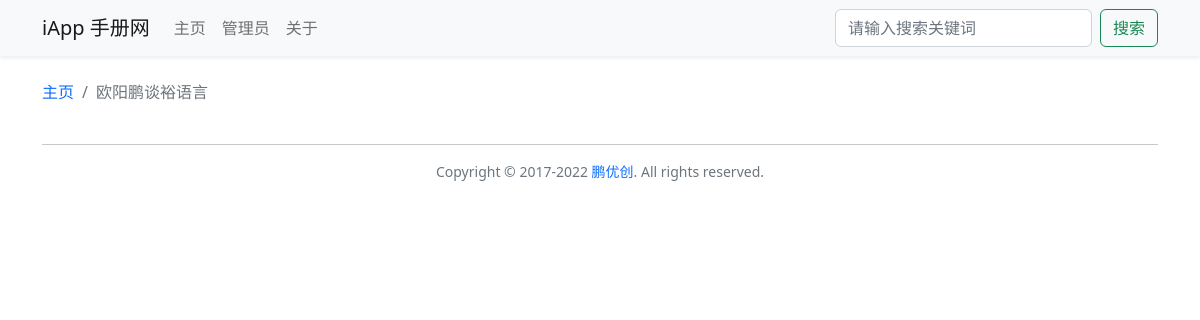
Page /book_58.html on the earlier database version.
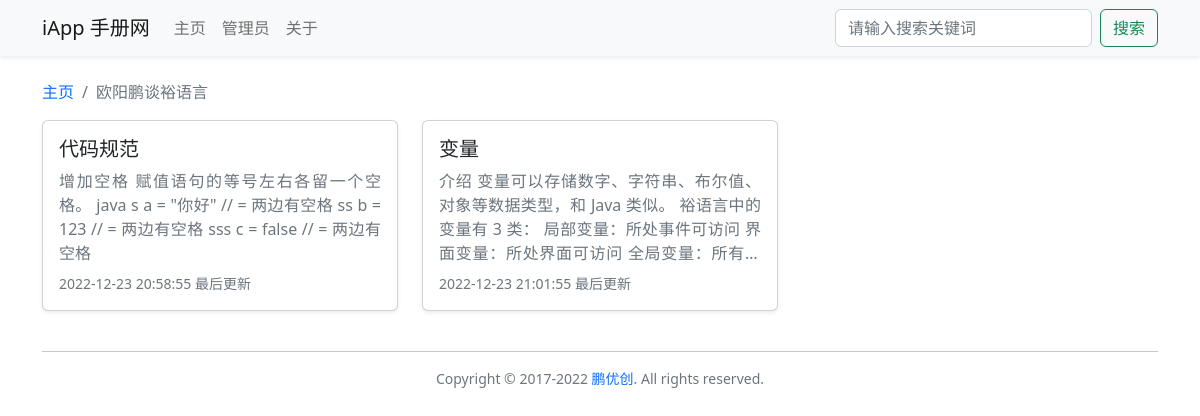
Same page on the later database version.
### tables this page shows
CREATE TABLE `iapp_doc_book` (
  `id` int NOT NULL AUTO_INCREMENT COMMENT '手册ID',
  `create_time` datetime NOT NULL DEFAULT CURRENT_TIMESTAMP COMMENT '上传时间',
  `intro` varchar(500) NOT NULL COMMENT '手册介绍',
  `title` varchar(255) NOT NULL COMMENT '手册标题',
  `update_time` datetime NOT NULL DEFAULT CURRENT_TIMESTAMP COMMENT '最后更新时间',
  PRIMARY KEY (`id`) USING BTREE
);

CREATE TABLE `iapp_doc_article` (
  `id` int NOT NULL AUTO_INCREMENT COMMENT '文章ID',
  `title` varchar(255) NOT NULL COMMENT '文章标题',
  `content` text NOT NULL COMMENT '文章内容',
  `update_time` datetime NOT NULL DEFAULT CURRENT_TIMESTAMP COMMENT '更新时间',
  `book_id` int DEFAULT NULL COMMENT '所属手册ID',
  PRIMARY KEY (`id`) USING BTREE,
  KEY `book_id` (`book_id`) USING BTREE,
  CONSTRAINT `iapp_doc_article_ibfk_1` FOREIGN KEY (`book_id`) REFERENCES `iapp_doc_book` (`id`) ON DELETE RESTRICT ON UPDATE RESTRICT
);

### book.php (the view, shortened to what this page needs)
<?php
require('./include/config.php');
require('./include/init.php');
require('./include/public_fun.php');
class Book extends Public_fun
{
    public function __construct()
    {
        $this->get_book_info();
        $this->get_article_list();
    }
    public function get_article_list()
    {
        $table = Config::$table['article'];
        $sql = "SELECT * FROM `$table` WHERE `book_id` = {$this->book_id};";
        $result = mysqli_query(Init::$conn, $sql);
        $data = mysqli_fetch_all($result, MYSQLI_ASSOC);
        $this->article_list = $data;
    }
}
$book = new Book();
?>
<!DOCTYPE html>
<html lang="zh-CN">
<head>
    <?php require('./include/head.php') ?>
</head>
<body>
    <?php require('./include/nav.php') ?>
    <div class="container">
        <nav>
            <ol class="breadcrumb">
                <li class="breadcrumb-item"><a href="./">主页</a></li>
                <li class="breadcrumb-item active"><?php echo strip_tags($book->book_title) ?></li>
            </ol>
        </nav>
        <div class="row">
            <?php
            echo $book->make_article_list_html($book->article_list);
            ?>
        </div>
    </div>
    <?php require('./include/footer.php') ?>
</body>
</html>

### include/head.php (shortened to what this page needs)
<link rel="stylesheet" href="https://cdn.staticfile.org/bootstrap/5.2.3/css/bootstrap.min.css" />

### include/nav.php (shortened to what this page needs)
<nav class="navbar navbar-expand-md bg-light shadow-sm sticky-top mb-4">
    <div class="container-md">
        <a class="navbar-brand" href="./"><?php echo Config::$site_title ?></a>
        <div class="collapse navbar-collapse" id="navbarSupportedContent">
            <ul class="navbar-nav me-auto mb-2 mb-md-0">
                <li class="nav-item nav-item-home">
                    <a class="nav-link" href="./">主页</a>
                </li>
                <li class="nav-item nav-item-login">
                    <a class="nav-link" href="./login.php">管理员</a>
                </li>
                <li class="nav-item nav-item-about">
                    <a class="nav-link" href="./about.php">关于</a>
                </li>
            </ul>
            <form class="d-flex" method="GET" action="search.php">
                <input class="form-control me-2" name="keyword" required type="search" placeholder="请输入搜索关键词">
                <button class="btn btn-outline-success text-nowrap">搜索</button>
            </form>
        </div>
    </div>
</nav>

### include/footer.php
<div class="container mt-4">
    <hr>
    <footer class="text-center mb-4 text-muted small text-truncate">
        Copyright © 2017-2022 <a href="https://apee.top" target="_blank">鹏优创</a>. All rights reserved.
    </footer>
</div>

### include/public_fun.php (shortened to what this page needs)
<?php
class Public_fun
{
    public int $book_id;
    public int $article_id;
    public function get_book_info()
    {
        $table = Config::$table['book'];
        $sql = "SELECT * FROM `$table` WHERE `id` = {$this->book_id};";
        $result = mysqli_query(Init::$conn, $sql);
        $data = mysqli_fetch_assoc($result);
        $this->book_title = $data['title'];
    }
    public function get_book_id()
    {
        $book_id = $_GET['book_id'] ?? '';
        $this->book_id = $book_id;
    }
    public function if_has_login()
    {
        $password = $_COOKIE['password'] ?? '';
    }
    public function get_article_url(int ...$article_id)
    {
        $article_id = $article_id ? $article_id[0] : $this->article_id;
        $article_url = 'article.php?article_id=' . $article_id;
        $article_url_static = 'article_' . $article_id . '.html';
        return Config::$url_static ? $article_url_static : $article_url;
    }
    public function make_article_list_html(array $article_list, ...$show_book_title): string
    {
        function parse_title(string $title, $show_book_title)
        {
            $keyword = $show_book_title[1] ?? '';
            $keys = explode('%', $keyword);
            foreach ($keys as $key) {
                $title = str_replace($key, '<span class="text-danger">' . $key . '</span>', $title);
            }
            return $title;
        }
        $html = '';
        foreach ($article_list as $article_info) {
            $html .= '
        <div class="col-xxl-3 col-xl-4 col-lg-4 col-md-6 mb-3">
            <a title="' . strip_tags($article_info['title']) . '"
                class="justify-content-between card card-body shadow-sm h-100"
                href="' . $this->get_article_url($article_info['id']) . '" role="button">
                <div class="h5 text-truncate">' . parse_title($article_info['title'], $show_book_title) . '</div>
                <div class="mb-2 limit-line-4 text-muted text-justify">
                    ' . $this->parse_content($article_info['content']) .
                '</div>
                ' . (($show_book_title[0] ?? null) ? ('<div class="text-primary mb-2">' . $article_info['book_title'] . '</div>') : '') . '
                <div class="text-muted small">' . $article_info['update_time'] . ' 最后更新</div>
            </a>
        </div>';
        }
        return $html;
    }
    public function parse_content($text)
    {
        $text = strip_tags(mb_substr($text, 0, 120));
        $text = preg_replace('/[#[\]!<>*`-]/', '', $text);
        return $text;
    }
}

### include/head.php (style rules this page uses)
.limit-line-4 { overflow: hidden; display: -webkit-box; -webkit-line-clamp: 4; -webkit-box-orient: vertical; }
.text-justify { text-align: justify; }
a { text-decoration: none; }

Differences in the rows shown:
added iapp_doc_article: title "代码规范", content "增加空格 赋值语句的等号左右各留一个空格。 java s a = \"你好\" // = 两边有空格 ss b = 123 // = 两边有空格 sss c = false // = 两边有空格", update_time "2022-12-23 20:58:55"
added iapp_doc_article: title "变量", content "介绍 变量可以存储数字、字符串、布尔值、对象等数据类型，和 Java 类似。 裕语言中的变量有 3 类： 局部变量：所处事件可访问…", update_time "2022-12-23 21:01:55"
